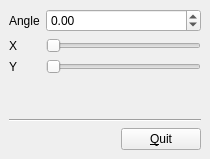
<ui version="4.0" >
 <class>TuioBleep</class>
 <widget class="QWidget" name="TuioBleep" >
  <property name="geometry" >
   <rect>
    <x>0</x>
    <y>0</y>
    <width>210</width>
    <height>159</height>
   </rect>
  </property>
  <property name="windowTitle" >
   <string>Form</string>
  </property>
  <layout class="QGridLayout" >
   <property name="margin" >
    <number>9</number>
   </property>
   <property name="spacing" >
    <number>6</number>
   </property>
   <item row="0" column="0" >
    <widget class="QLabel" name="label" >
     <property name="text" >
      <string>Angle</string>
     </property>
     <property name="buddy" >
      <cstring>angle</cstring>
     </property>
    </widget>
   </item>
   <item row="2" column="1" >
    <widget class="QSlider" name="ySlider" >
     <property name="orientation" >
      <enum>Qt::Horizontal</enum>
     </property>
    </widget>
   </item>
   <item row="2" column="0" >
    <widget class="QLabel" name="label_4" >
     <property name="text" >
      <string>Y</string>
     </property>
     <property name="buddy" >
      <cstring>ySlider</cstring>
     </property>
    </widget>
   </item>
   <item row="5" column="0" colspan="2" >
    <layout class="QHBoxLayout" >
     <property name="margin" >
      <number>0</number>
     </property>
     <property name="spacing" >
      <number>6</number>
     </property>
     <item>
      <spacer>
       <property name="orientation" >
        <enum>Qt::Horizontal</enum>
       </property>
       <property name="sizeHint" >
        <size>
         <width>40</width>
         <height>20</height>
        </size>
       </property>
      </spacer>
     </item>
     <item>
      <widget class="QPushButton" name="btnQuit" >
       <property name="text" >
        <string>&amp;Quit</string>
       </property>
      </widget>
     </item>
    </layout>
   </item>
   <item row="4" column="0" colspan="2" >
    <widget class="Line" name="line" >
     <property name="orientation" >
      <enum>Qt::Horizontal</enum>
     </property>
    </widget>
   </item>
   <item row="1" column="0" >
    <widget class="QLabel" name="label_3" >
     <property name="text" >
      <string>X</string>
     </property>
     <property name="buddy" >
      <cstring>xSlider</cstring>
     </property>
    </widget>
   </item>
   <item row="1" column="1" >
    <widget class="QSlider" name="xSlider" >
     <property name="orientation" >
      <enum>Qt::Horizontal</enum>
     </property>
    </widget>
   </item>
   <item row="0" column="1" >
    <widget class="QDoubleSpinBox" name="angle" >
     <property name="maximum" >
      <double>10.000000000000000</double>
     </property>
     <property name="minimum" >
      <double>-10.000000000000000</double>
     </property>
     <property name="singleStep" >
      <double>0.100000000000000</double>
     </property>
    </widget>
   </item>
   <item row="3" column="1" >
    <spacer>
     <property name="orientation" >
      <enum>Qt::Vertical</enum>
     </property>
     <property name="sizeHint" >
      <size>
       <width>10</width>
       <height>10</height>
      </size>
     </property>
    </spacer>
   </item>
  </layout>
 </widget>
 <resources/>
 <connections>
  <connection>
   <sender>btnQuit</sender>
   <signal>clicked()</signal>
   <receiver>TuioBleep</receiver>
   <slot>close()</slot>
   <hints>
    <hint type="sourcelabel" >
     <x>374</x>
     <y>203</y>
    </hint>
    <hint type="destinationlabel" >
     <x>210</x>
     <y>113</y>
    </hint>
   </hints>
  </connection>
 </connections>
</ui>
